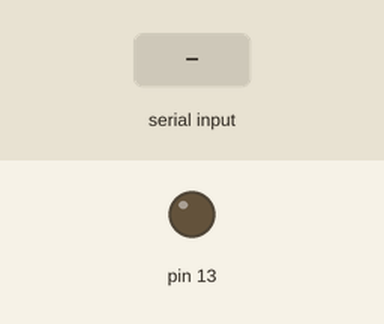
This sketch was run on a simulated Arduino Uno, built with avr-gcc and run on an emulated ATmega328P. Parts: output pins drawn as LEDs (lit = HIGH). Inputs (shaded band) come from the test bench.

Above: at 1.2 s.
1.3 s: "1" received over Serial
At 2.7 s:
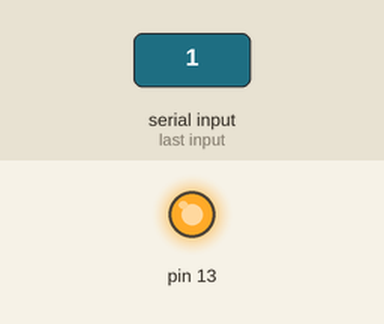
Timing chart, 0 to 4.3 s (numbered marks = the images above; inputs shaded):
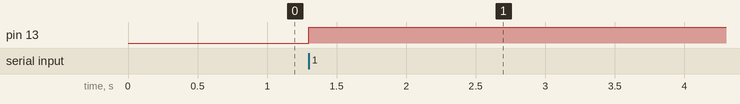

The sketch:

BluetoothConnettion3.ino
```cpp
#include <SoftwareSerial.h>

const byte rxPin = 2;
const byte txPin = 3;

SoftwareSerial mySerial(rxPin, txPin);

void setup(){
  pinMode(rxPin, INPUT);
  pinMode(txPin, OUTPUT);
  pinMode(13, OUTPUT);

  mySerial.begin(9600);
  Serial.begin(9600);

  pinMode(13, OUTPUT);
}

void loop(){
  while(Serial.available()>0){
    mySerial.write(Serial.read());
  }

  while(Serial.available()>0){
    // Serial.write(mySerial.read());
    char cmd = Serial.read();
    if(cmd == '0') digitalWrite(13, LOW);
    if(cmd == '1') digitalWrite(13, HIGH);
  }
}
```

Measured:
- after the input at 1.3 s, pin 13: LOW → HIGH at once
